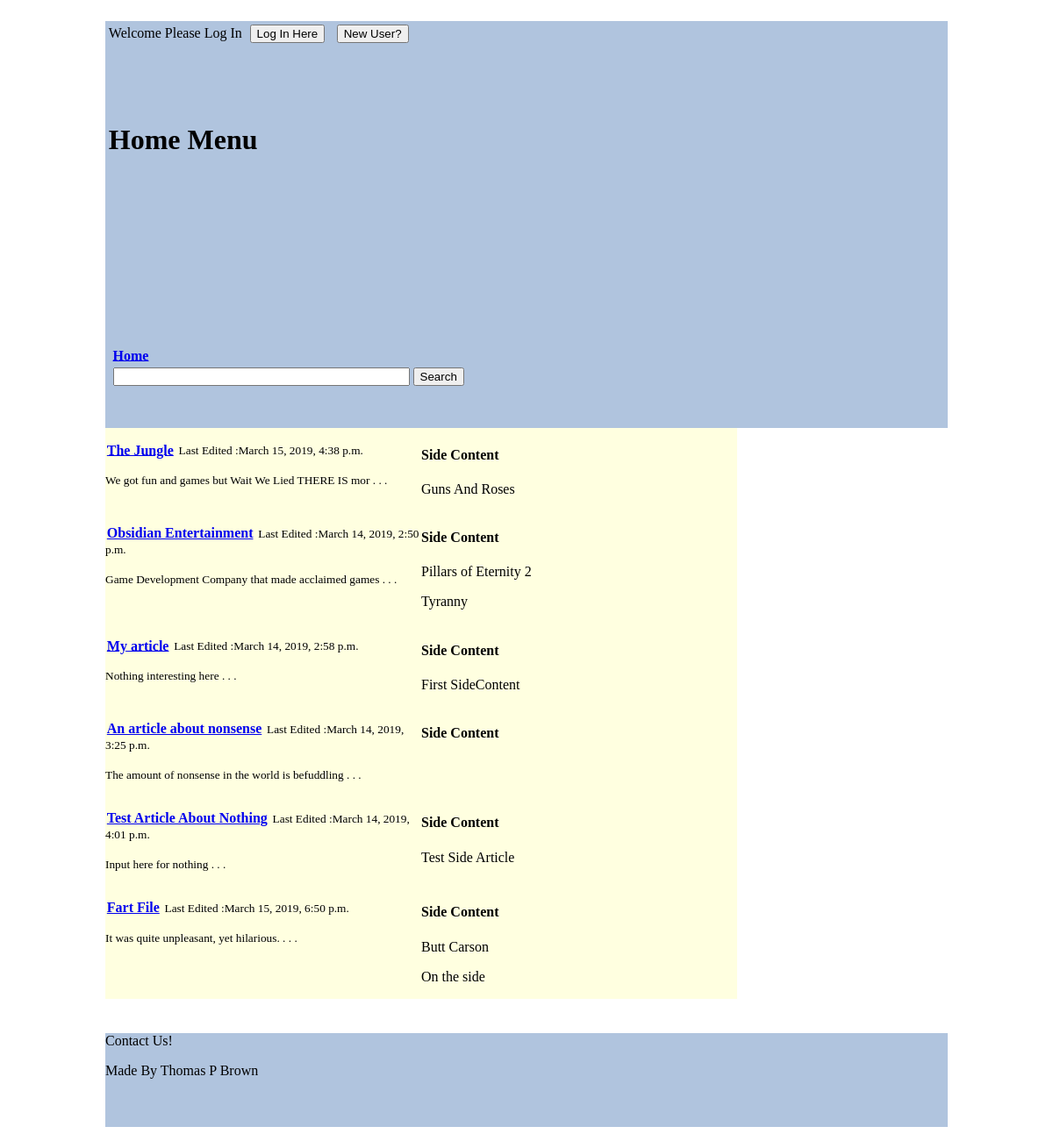
Before: / with the older database file.
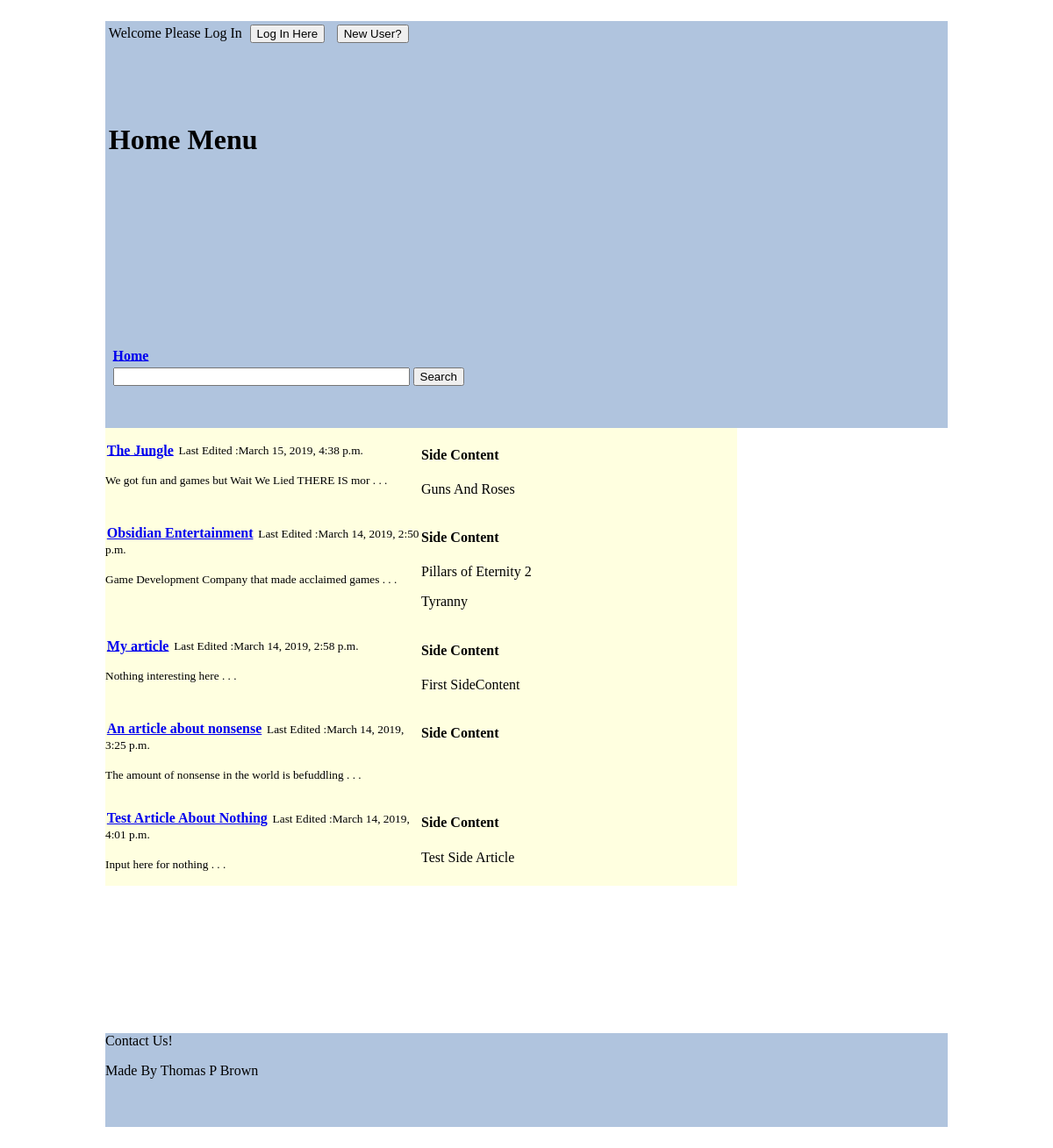
After: the same page with the newer database file.
### WikiApp/models.py (models this page shows, shortened)
class WikiArticleModel(models.Model):
    Title = models.CharField(max_length=200)
    Body = models.TextField(max_length=1000)
    Image = models.ImageField(upload_to='media' , null=True, blank=True)
    DateCreated = models.DateField(auto_now_add=True)
    LastEdited = models.DateTimeField(auto_now=True)
    User = models.ForeignKey(WikiEditorModel, on_delete=models.PROTECT, null=True , blank=True)

class ArticleSideContentModel(models.Model):
    SideTitle = models.CharField(max_length=200, null=True, blank=True)
    SideBody = models.TextField(max_length=500,null=True,blank=True)
    SidePicture = models.ImageField(upload_to='media',null=True,blank=True)
    ArticleLink = models.ForeignKey(WikiArticleModel,on_delete=models.CASCADE, null=True , blank=True)

### WikiApp/views.py (the view)
# urls.py: path('', views.index, name='index'),
def index(request):
    fullArticleList = WikiArticleModel.objects.all()  # grabs all articles made may add a limit to how many grabbed
    fullSideContentList = ArticleSideContentModel.objects.all()
    context = \
        {
            'ArticleList': fullArticleList,
            'SideContentList': fullSideContentList
        }
    return render(request, 'WikiApp/index.html', context)

### WikiApp/templates/WikiApp/index.html (shortened to what this page needs)
{% extends 'WikiApp/base.html' %}
{% load static %}
{% block header %}
Home Menu
{% endblock header %}
{% block content %}
{% if ArticleList %}
<div class="Content">
{% for EachArticle in ArticleList|slice:':7' %}
    <section class="ArticleShort">
        <div>
        <p>
            <a href="{% url 'ReadArticle' EachArticle.id %}">{{EachArticle.Title}}</a>
            <small>Last Edited :{{EachArticle.LastEdited}}</small>
        </p>
        <p>
            <small>{{EachArticle.Body|slice:':50'}} . . .</small>
        </p>
        </div>
        <span class="ArticleShortSideContent">
            <h4>Side Content</h4>
            {% for SideContent in SideContentList %}
            {% if SideContent.ArticleLink.Title == EachArticle.Title %}
            <p>{{SideContent.SideTitle}}</p>
            {% endif %}
            {% endfor %}
        </span>
    </section>
{% endfor %}
</div>
{% else %}
No lists here
{% endif %}
{% endblock content %}

### WikiApp/templates/WikiApp/base.html (shortened to what this page needs)
<!DOCTYPE html>
<html lang="en">
<head>
    {% load static %}
    <link rel="stylesheet" href="{% static 'WikiApp/css/base.css' %}">
</head>
<body>
<header>
    <div class="AccountLogin">
    {% if user.is_authenticated %}
    welcome <span class="bold">{{user.username}}</span>
    <a href="{% url 'logout' %}"><button>LogOut Here</button></a>
    {% else %}
    Welcome Please Log In
    <a href="{% url 'login' %}"><button>Log In Here</button></a>
    <a href="{% url 'NewUser' %}"><button>New User?</button></a>
    {% endif %}
    </div>
    <h1 class="Header">
        {% block header %}{% endblock header %}
    </h1>
    <div class="NavBar">
    {% if user.is_authenticated %}
    <a href="{% url 'index' %}">Home</a>
    <a href="{% url 'NewArticle' %}">New Article</a>
    <a href="{% url 'ListUserArticles' %}">User Articles</a>
    {% else %}
    <a href="{% url 'index' %}">Home</a>
    {% endif %}
    <form id="SearchBar" action="{% url 'SearchArticles' %}" method="post">
        <input type="text"name="SearchText" style="width: 35%">
        <button>Search</button>
    </form>
    </div>
</header>
<section>
    {% block content %}{% endblock content %}
</section>
<footer>
Contact Us!
    <p>Made By Thomas P Brown</p>
</footer>
</body>
</html>

### WikiApp/static/WikiApp/css/base.css (style rules this page uses)
body { margin: 2% 10%; display: grid; grid-template-columns:repeat(20,1fr); grid-template-rows: 20% repeat(19,1fr); }
header { background: lightsteelblue; grid-column: 1/21; grid-row: 1/6; position: static; display: grid; grid-template-rows: repeat(5,1fr); padding: 0.2%; }
.AccountLogin { padding: 0.2%; grid-row: 1; }
.Header { padding: 0.2%; grid-row: 2/4; }
.NavBar { padding: 0.2%; grid-row: 5; }
section { display: grid; grid-column: 1/21; grid-row: 6/19; grid-template-columns:repeat(20,1fr); }
.Content { grid-column:1/16; }
footer { background: lightsteelblue; grid-column: 1/21; grid-row: 19/21; }
.ArticleShort { background: lightyellow; display: grid; grid-template-columns: 1fr 1fr; }
.ArticleShortSideContent { grid-column: 2; }
#SearchBar { padding: 0.5%; }
a { padding: 0.5%; font-weight: bold; }

Changed rows visible on the page:
removed WikiArticleModel: Title "Fart File", LastEdited "March 15, 2019, 6:50 p.m.", Body "It was quite unpleasant, yet hilarious."
removed ArticleSideContentModel: SideTitle "Butt Carson", shown under "Fart File"
removed ArticleSideContentModel: SideTitle "On the side", shown under "Fart File"
